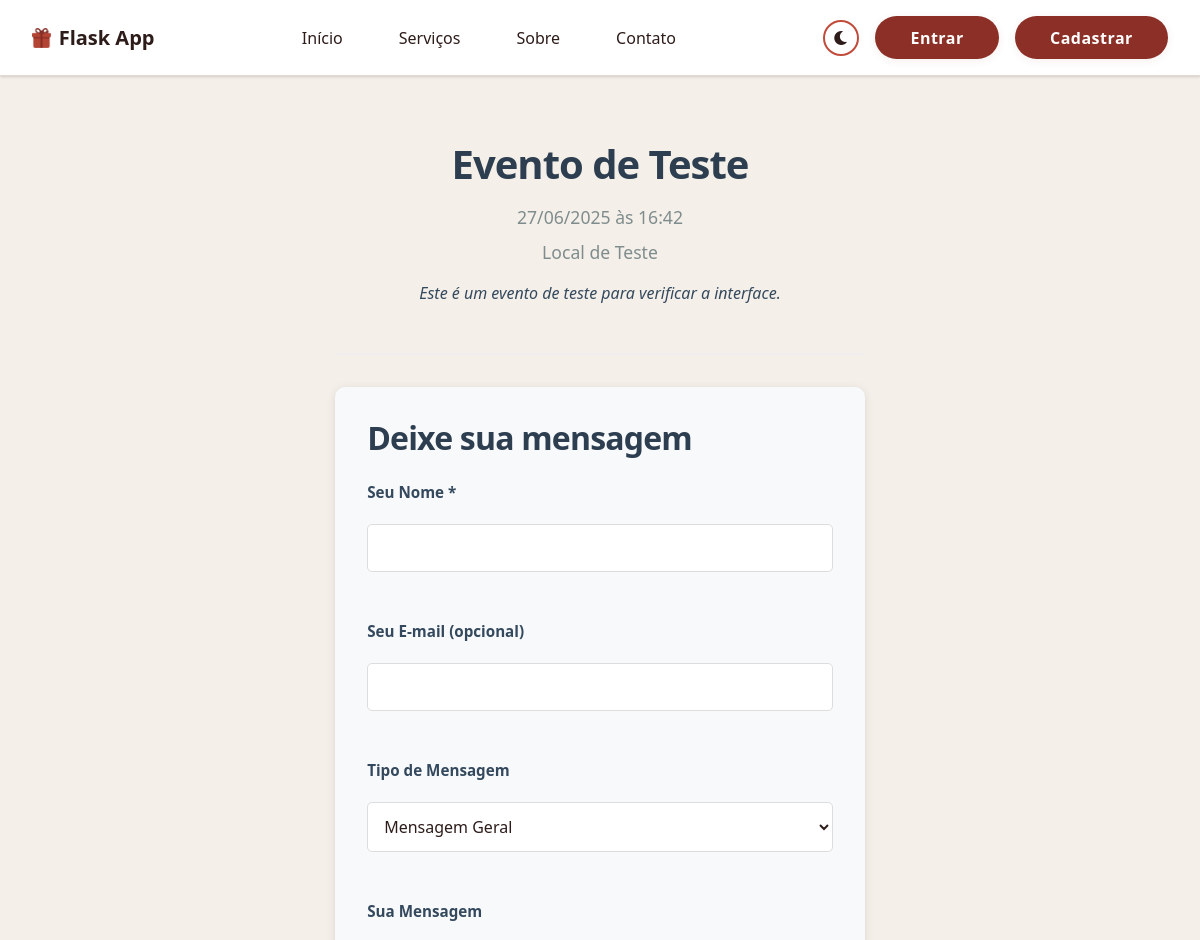
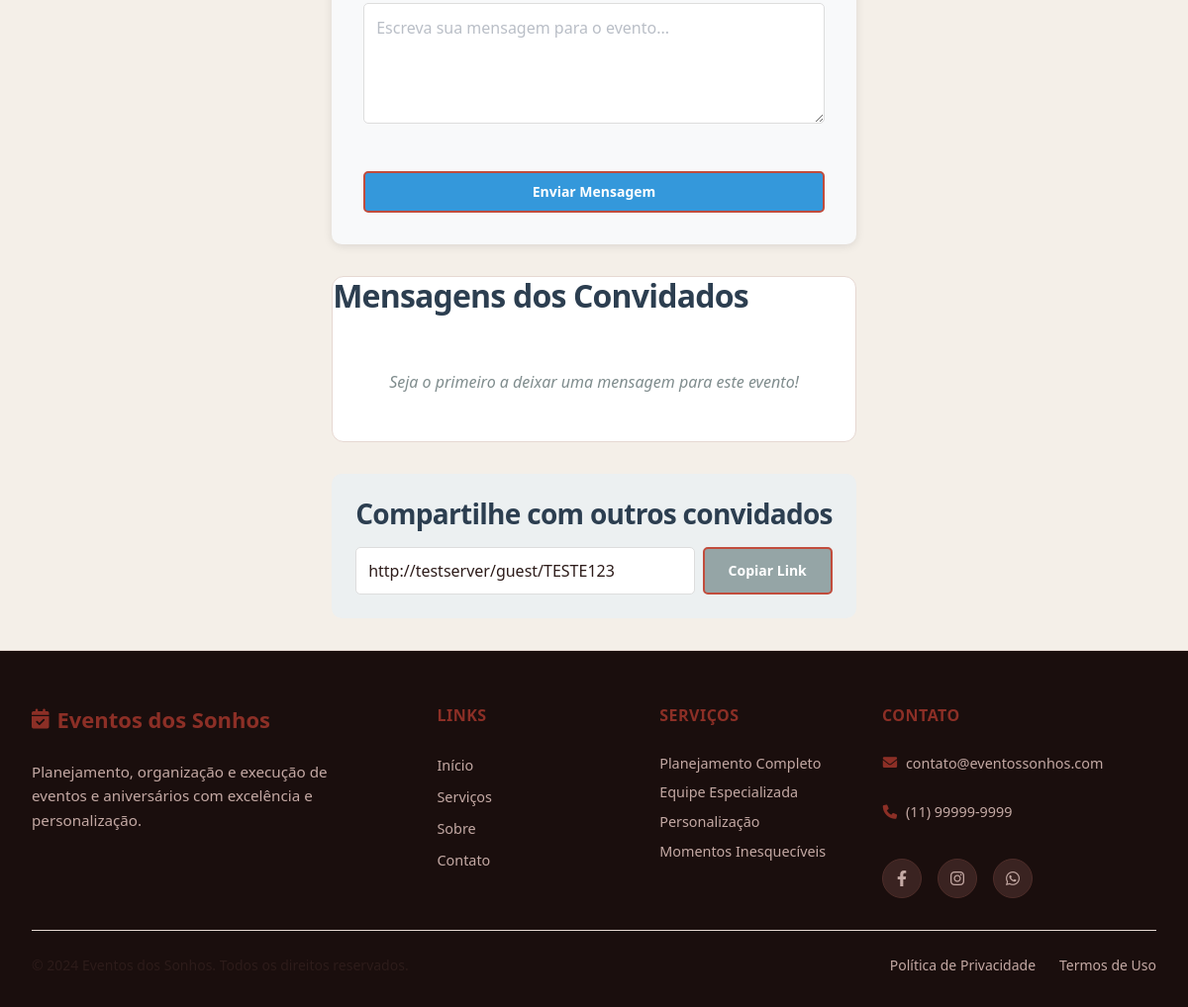
Page /guest/TESTE123 on the committed database (2 pictures, top to bottom).
### app.py (models this page shows)
class Event(db.Model):
    id = db.Column(db.Integer, primary_key=True)
    title = db.Column(db.String(100), nullable=False)
    description = db.Column(db.Text)
    date = db.Column(db.DateTime, nullable=False)
    end_date = db.Column(db.DateTime)  # New field for event end time
    location = db.Column(db.String(200))
    event_type = db.Column(db.String(50), nullable=False, default='other')  # New field for event type
    category = db.Column(db.String(50))  # New field for event category
    theme = db.Column(db.String(50))  # Event theme
    dress_code = db.Column(db.String(50))  # Dress code
    venue_type = db.Column(db.String(50))  # Type of venue
    accessibility = db.Column(db.String(20))  # Accessibility info
    parking = db.Column(db.String(20))  # Parking info
    public_transport = db.Column(db.String(100))  # Public transport info
    capacity = db.Column(db.Integer)  # New field for maximum participants
    min_age = db.Column(db.Integer)  # Minimum age
    is_public = db.Column(db.Boolean, default=True)  # New field for privacy
    requires_approval = db.Column(db.Boolean, default=False)  # New field for approval requirement
    allow_guests = db.Column(db.Boolean, default=False)  # Allow guests
    photography_allowed = db.Column(db.Boolean, default=True)  # Photography allowed
    price = db.Column(db.Float, default=0.0)  # New field for event price
    payment_methods = db.Column(db.String(100))  # Payment methods
    food_service = db.Column(db.String(50))  # Food service type
    activities = db.Column(db.String(200))  # Planned activities
    materials_needed = db.Column(db.String(200))  # Materials participants need
    weather_plan = db.Column(db.String(100))  # Alternative plan for bad weather
    contact_email = db.Column(db.String(100))  # New field for contact info
    contact_phone = db.Column(db.String(20))  # New field for contact phone
    contact_name = db.Column(db.String(100))  # Contact person name
    emergency_contact = db.Column(db.String(20))  # Emergency contact
    social_media = db.Column(db.String(200))  # Social media links
    website = db.Column(db.String(200))  # Event website
    special_requirements = db.Column(db.Text)  # New field for special requirements
    invite_code = db.Column(db.String(10), unique=True)
    user_id = db.Column(db.Integer, db.ForeignKey('user.id'), nullable=False)
    created_at = db.Column(db.DateTime, default=lambda: datetime.now(timezone.utc))
    participations = db.relationship('Participation', backref='event', lazy=True, cascade="all, delete-orphan")

### app.py (the view)
@app.route('/guest/<string:invite_code>')
def guest_area(invite_code):
    event = Event.query.filter_by(invite_code=invite_code).first_or_404()
    messages = GuestMessage.query.filter_by(event_id=event.id, is_approved=True).order_by(GuestMessage.created_at.desc()).all()
    return render_template(
        'guest_area.html',
        event=event,
        messages=messages,
        site_name=app.config.get("SITE_NAME", "Flask App")
    )

### templates/guest_area.html (shortened to what this page needs)
{% extends "base.html" %}
{% block content %}
<div class="container">
    <div class="guest-area-header">
        <h1>{{ event.title }}</h1>
        <p class="event-date">{{ event.date.strftime('%d/%m/%Y às %H:%M') }}</p>
        <p class="event-location">{{ event.location }}</p>
        <p class="event-description">{{ event.description }}</p>
    </div>
    <div class="guest-message-form">
        <h2>Deixe sua mensagem</h2>
        <form method="POST" action="{{ url_for('send_guest_message', invite_code=event.invite_code) }}">
            <div class="form-group">
                <label for="guest_name">Seu Nome *</label>
                <input type="text" id="guest_name" name="guest_name" required>
            </div>
            <div class="form-group">
                <label for="guest_email">Seu E-mail (opcional)</label>
                <input type="email" id="guest_email" name="guest_email">
            </div>
            <div class="form-group">
                <label for="message_type">Tipo de Mensagem</label>
                <select id="message_type" name="message_type">
                    <option value="message">Mensagem Geral</option>
                </select>
            </div>
            <div class="form-group">
                <label for="message">Sua Mensagem</label>
                <textarea id="message" name="message" rows="4" placeholder="Escreva sua mensagem para o evento..."></textarea>
            </div>
            <button type="submit" class="btn btn-primary">Enviar Mensagem</button>
        </form>
    </div>
    <div class="guest-messages">
        <h2>Mensagens dos Convidados</h2>
        {% if messages %}
            <div class="messages-list">
                {% for msg in messages %}
                <div class="guest-message-card">
                    <div class="message-header">
                        <h4>{{ msg.guest_name }}</h4>
                        <span class="message-type {{ msg.message_type }}">
                            {% if msg.message_type == 'wish' %}
                                💝 Votos
                            {% elif msg.message_type == 'memory' %}
                                📸 Memória
                            {% elif msg.message_type == 'gift_info' %}
                                🎁 Presente
                            {% else %}
                                💬 Mensagem
                            {% endif %}
                        </span>
                        <span class="message-date">{{ msg.created_at.strftime('%d/%m/%Y às %H:%M') }}</span>
                    </div>
                    {% if msg.message %}
                        <p class="message-content">{{ msg.message }}</p>
                    {% endif %}
                </div>
                {% endfor %}
            </div>
        {% else %}
            <p class="no-messages">Seja o primeiro a deixar uma mensagem para este evento!</p>
        {% endif %}
    </div>
    <div class="share-section">
        <h3>Compartilhe com outros convidados</h3>
        <div class="share-link">
            <input type="text" value="{{ request.url }}" readonly id="share-url">
            <button onclick="copyShareLink()" class="btn btn-secondary">Copiar Link</button>
        </div>
    </div>
</div>
{% endblock %}

### static/css/variables.css (style rules this page uses)
:root { --cor-primaria: #8c2f26; --cor-secundaria: #c14c3c; --cor-hover: #a53d32; --cor-texto: #2d1c1a; --cor-texto-secundario: #6c757d; --cor-claro: #ffffff; --cor-escuro: #1a0e0d; --cor-card: #ffffff; --cor-borda: #e6d8d2; --cor-fundo: #f4efe8; --cor-fundo-alternativo: #f9f5f1; --cor-input: #ffffff; --cor-placeholder: #9ca3af; --font-family: 'Segoe UI', sans-serif; --radius: 0.375rem; --radius-lg: 0.75rem; --radius-full: 9999px; --transition: all 0.3s ease; --success-color: #28a745; --danger-color: #dc3545; --warning-color: #ffc107; --info-color: #17a2b8; --text-muted: #6c757d; --input-focus: #8c2f26; --input-border: #c14c3c; --input-bg: #ffffff; --shadow-card: 0 1px 3px 0 rgba(0, 0, 0, 0.1), 0 1px 2px 0 rgba(0, 0, 0, 0.06); --shadow-md: 0 4px 6px -1px rgba(0, 0, 0, 0.1), 0 2px 4px -1px rgba(0, 0, 0, 0.06); --shadow-lg: 0 10px 15px -3px rgba(0, 0, 0, 0.1), 0 4px 6px -2px rgba(0, 0, 0, 0.05); --body-bg: var(--cor-fundo); --card-bg: var(--cor-card); --border-color: var(--cor-borda); --primary-color: var(--cor-primaria); --primary-hover: var(--cor-hover); --secondary-color: var(--cor-secundaria); --light-color: var(--cor-claro); --dark-color: var(--cor-escuro); --darker-color: #2a1a18; --profile-bg: #fff7f4; --profile-card-shadow: 0 2px 12px 0 rgba(140,47,38,0.07); --profile-tab-bg: #f9f3ef; --profile-tab-active: #fff; --profile-tab-border: #e6d8d2; --profile-avatar-bg: var(--cor-primaria); --profile-avatar-color: #fff; --profile-info-muted: #a18c85; --profile-section-gap: 2.5rem; --profile-form-gap: 1.25rem; }

### static/css/base.css (style rules this page uses)
* { margin: 0; padding: 0; box-sizing: border-box; }
body { background-color: var(--body-bg); color: var(--cor-texto); font-family: var(--font-family); line-height: 1.5; min-height: 100vh; display: flex; flex-direction: column; transition: background-color 0.3s ease, color 0.3s ease; }
h1, h2, h3, h4, h5, h6 { font-weight: 600; line-height: 1.2; margin-bottom: 1rem; color: var(--cor-texto); }
h1 { font-size: 2.5rem; }
h2 { font-size: 2rem; }
h3 { font-size: 1.75rem; }
p { margin-bottom: 1rem; color: var(--cor-texto); }
.btn { display: inline-flex; align-items: center; justify-content: center; gap: 0.5rem; padding: 0.75rem 1.5rem; border-radius: var(--radius); font-weight: 600; text-decoration: none; transition: var(--transition); border: none; cursor: pointer; font-size: 0.95rem; font-family: var(--font-family); line-height: 1; text-align: center; }
.btn-primary { background-color: var(--cor-primaria); color: var(--cor-claro); border: 2px solid var(--cor-primaria); }
.container { max-width: 1200px; margin: 0 auto; padding: 0 1rem; width: 100%; }

### static/css/forms.css (style rules this page uses)
form { display: flex; flex-direction: column; gap: 1.5rem; }
.form-group { display: flex; flex-direction: column; gap: 0.5rem; }
label { font-weight: 600; color: var(--cor-texto); font-size: 0.95rem; margin-bottom: 0.25rem; }
input, textarea, select { width: 100%; padding: 0.875rem; border: 2px solid var(--border-color); border-radius: var(--radius); background-color: var(--input-bg); color: var(--cor-texto); font-size: 1rem; font-family: var(--font-family); transition: var(--transition); }
textarea { resize: vertical; min-height: 120px; line-height: 1.5; }
select { cursor: pointer; }
input:invalid, textarea:invalid { border-color: var(--danger-color); }
input::placeholder, textarea::placeholder { color: var(--cor-placeholder); opacity: 0.7; }

### static/css/homepage.css (style rules this page uses)
h1, h2, h3 { font-weight: 700; line-height: 1.2; letter-spacing: -0.025em; }
.btn { padding: 0.875rem 2rem; border-radius: var(--radius-lg); font-weight: 600; text-decoration: none; display: inline-flex; align-items: center; gap: 0.5rem; transition: all 0.3s cubic-bezier(0.4, 0, 0.2, 1); border: 2px solid transparent; cursor: pointer; }
.btn-primary { background-color: var(--cor-primaria); color: white; border-color: var(--cor-primaria); }
* { -webkit-font-smoothing: antialiased; -moz-osx-font-smoothing: grayscale; }
html { scroll-behavior: smooth; }
.container { width: 100%; max-width: 1400px; margin: 0 auto; padding: 0 1rem; }
@media (min-width: 640px) { .container { padding: 0 1.5rem; } }
@media (min-width: 1024px) { .container { padding: 0 2rem; } }

### static/css/events.css (style rules this page uses)
.guest-messages { background: var(--card-bg); border-radius: var(--radius-lg); border: 1px solid var(--border-color); overflow: hidden; }

### static/css/profile.css (style rules this page uses)
.form-group { display: grid; gap: 0.75rem; }
.form-group label { display: flex; align-items: center; gap: 0.5rem; font-weight: 600; color: var(--cor-texto); font-size: 0.95rem; }

### rows in the picture
Event: title "Evento de Teste", date "27/06/2025 às 16:42", location "Local de Teste", description "Este é um evento de teste para verificar a interface."

### other values in the picture
{{ site_name }} "Flask App"
